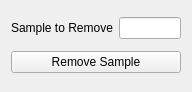
<?xml version="1.0" encoding="UTF-8"?>
<ui version="4.0">
 <class>MainWindow</class>
 <widget class="QMainWindow" name="MainWindow">
  <property name="geometry">
   <rect>
    <x>0</x>
    <y>0</y>
    <width>192</width>
    <height>92</height>
   </rect>
  </property>
  <property name="windowTitle">
   <string>Add a Sample</string>
  </property>
  <widget class="QWidget" name="centralWidget">
   <property name="sizePolicy">
    <sizepolicy hsizetype="Maximum" vsizetype="Maximum">
     <horstretch>0</horstretch>
     <verstretch>0</verstretch>
    </sizepolicy>
   </property>
   <layout class="QVBoxLayout" name="verticalLayout">
    <item>
     <layout class="QGridLayout" name="gridLayout">
      <item row="0" column="1">
       <widget class="QLineEdit" name="sampleLineEdit">
        <property name="toolTip">
         <string>What sample is it? (s##)</string>
        </property>
       </widget>
      </item>
      <item row="0" column="0">
       <widget class="QLabel" name="label_8">
        <property name="toolTip">
         <string>What sample is it? (s##)</string>
        </property>
        <property name="text">
         <string>Sample to Remove</string>
        </property>
       </widget>
      </item>
     </layout>
    </item>
    <item>
     <widget class="QPushButton" name="removeButton">
      <property name="text">
       <string>Remove Sample</string>
      </property>
     </widget>
    </item>
   </layout>
  </widget>
  <action name="open_file_action">
   <property name="text">
    <string>Open file...</string>
   </property>
  </action>
  <action name="actionAdd_Sample">
   <property name="text">
    <string>Add Sample</string>
   </property>
   <property name="toolTip">
    <string>Add a sample to the database</string>
   </property>
  </action>
  <action name="actionRemove_Sample">
   <property name="text">
    <string>Remove Sample</string>
   </property>
   <property name="toolTip">
    <string>Remove a sample from the database</string>
   </property>
  </action>
 </widget>
 <layoutdefault spacing="6" margin="11"/>
 <resources/>
 <connections/>
</ui>
